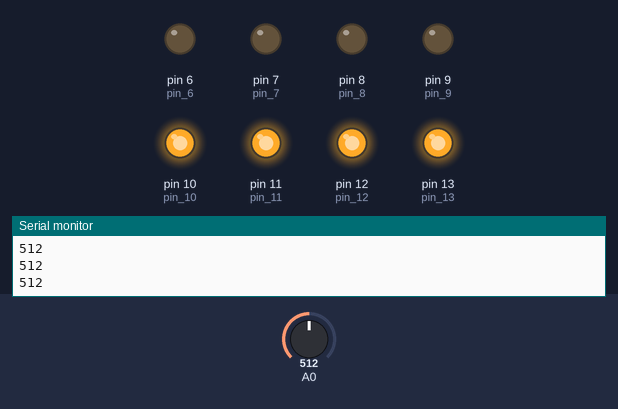
This sketch was run on a simulated Arduino Uno, built with avr-gcc and run on an emulated ATmega328P. Parts: output pins drawn as LEDs (lit = HIGH), the last lines printed to the serial monitor. The inputs (shaded band) are chosen by the test bench; at power-on: A0 = 512.

Above: at 1.2 s.
1.3 s: A0 set to 565
2.8 s: A0 set to 588
At 3.5 s:
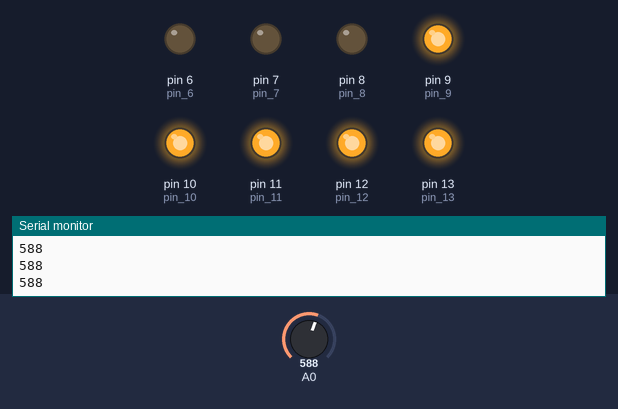
4.3 s: A0 set to 682
5.8 s: A0 set to 705
At 6.9 s:
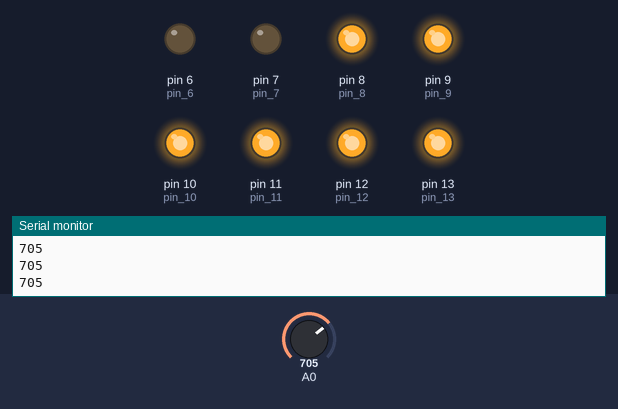
7.3 s: A0 set to 933
8.8 s: A0 set to 957
At 9.5 s:
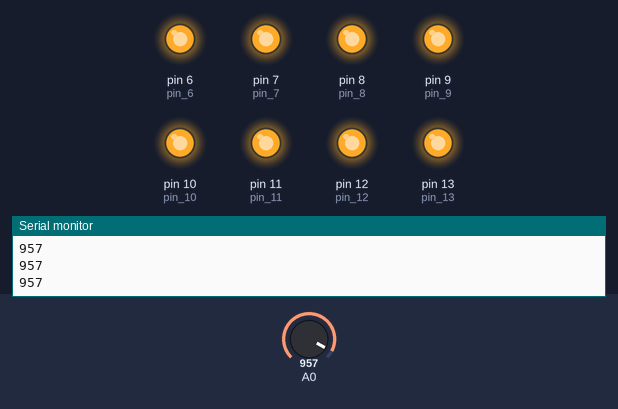
Timing chart, 0 to 11.3 s (numbered marks = the images above; inputs shaded):
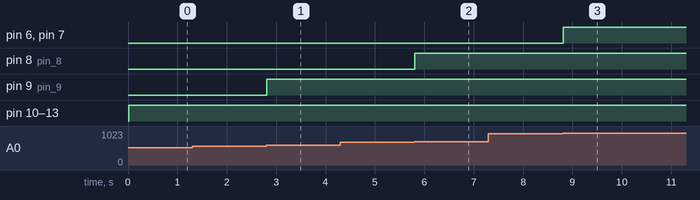

The sketch:

analog_position_sensor.ino
```cpp
//Automatic Sunblind Controler V1
//Arduino UNO, 8 segments LCD foil

int pin_13 = 13;
int pin_12 = 12;
int pin_11 = 11;
int pin_10 = 10;
int pin_9 = 9;
int pin_8 = 8;
int pin_7 = 7;
int pin_6 = 6;
//int pin_5 = 5;
//int pin_4 = 4;

void setup()
{
  pinMode(pin_13, OUTPUT);
  pinMode(pin_12, OUTPUT);
  pinMode(pin_11, OUTPUT);
  pinMode(pin_10, OUTPUT);
  pinMode(pin_9, OUTPUT);
  pinMode(pin_8, OUTPUT);
  pinMode(pin_7, OUTPUT);
  pinMode(pin_6, OUTPUT);
  //pinMode(pin_5, OUTPUT);
  //pinMode(pin_4, OUTPUT);
  Serial.begin(9600);     //Set serial baud rate to 9600 bps

}
void loop()
{
  int val;
  val=analogRead(0);      //Read slider value from analog 0
  Serial.println(val,DEC);//Print the value to serial port
  delay(10);

  switch(val)
    {
      case 0 ... 20:
        digitalWrite(pin_13, LOW);
        digitalWrite(pin_12, LOW);
        digitalWrite(pin_11, LOW);
        digitalWrite(pin_10, LOW);
        digitalWrite(pin_9, LOW);
        digitalWrite(pin_8, LOW);
        digitalWrite(pin_7, LOW);
        digitalWrite(pin_6, LOW);
        //digitalWrite(pin_5, LOW);
        //digitalWrite(pin_4, LOW);
        break;
      case 42 ... 130:
        digitalWrite(pin_13, HIGH);
        digitalWrite(pin_12, LOW);
        digitalWrite(pin_11, LOW);
        digitalWrite(pin_10, LOW);
        digitalWrite(pin_9, LOW);
        digitalWrite(pin_8, LOW);
        digitalWrite(pin_7, LOW);
        digitalWrite(pin_6, LOW);
        //digitalWrite(pin_5, LOW);
        //digitalWrite(pin_4, LOW);
        break;
      case 144 ... 274:
        digitalWrite(pin_13, HIGH);
        digitalWrite(pin_12, HIGH);
        digitalWrite(pin_11, LOW);
        digitalWrite(pin_10, LOW);
        digitalWrite(pin_9, LOW);
        digitalWrite(pin_8, LOW);
        digitalWrite(pin_7, LOW);
        digitalWrite(pin_6, LOW);
        //digitalWrite(pin_5, LOW);
        //digitalWrite(pin_4, LOW);
        break;
      case 289 ... 418:
        digitalWrite(pin_13, HIGH);
        digitalWrite(pin_12, HIGH);
        digitalWrite(pin_11, HIGH);
        digitalWrite(pin_10, LOW);
        digitalWrite(pin_9, LOW);
        digitalWrite(pin_8, LOW);
        digitalWrite(pin_7, LOW);
        digitalWrite(pin_6, LOW);
        //digitalWrite(pin_5, LOW);
        //digitalWrite(pin_4, LOW);
        break;
      case 433 ... 562:
        digitalWrite(pin_13, HIGH);
        digitalWrite(pin_12, HIGH);
        digitalWrite(pin_11, HIGH);
        digitalWrite(pin_10, HIGH);
        digitalWrite(pin_9, LOW);
        digitalWrite(pin_8, LOW);
        digitalWrite(pin_7, LOW);
        digitalWrite(pin_6, LOW);
        //digitalWrite(pin_5, LOW);
        //digitalWrite(pin_4, LOW);
        break;
      case 577 ... 676:
        digitalWrite(pin_13, HIGH);
        digitalWrite(pin_12, HIGH);
        digitalWrite(pin_11, HIGH);
        digitalWrite(pin_10, HIGH);
        digitalWrite(pin_9, HIGH);
        digitalWrite(pin_8, LOW);
        digitalWrite(pin_7, LOW);
        digitalWrite(pin_6, LOW);
        //digitalWrite(pin_5, LOW);
        //digitalWrite(pin_4, LOW);
        break;
      case 691 ... 790:
        digitalWrite(pin_13, HIGH);
        digitalWrite(pin_12, HIGH);
        digitalWrite(pin_11, HIGH);
        digitalWrite(pin_10, HIGH);
        digitalWrite(pin_9, HIGH);
        digitalWrite(pin_8, HIGH);
        digitalWrite(pin_7, LOW);
        digitalWrite(pin_6, LOW);
        //digitalWrite(pin_5, LOW);
        //digitalWrite(pin_4, LOW);
        break;
      case 805 ... 880:
        digitalWrite(pin_13, HIGH);
        digitalWrite(pin_12, HIGH);
        digitalWrite(pin_11, HIGH);
        digitalWrite(pin_10, HIGH);
        digitalWrite(pin_9, HIGH);
        digitalWrite(pin_8, HIGH);
        digitalWrite(pin_7, HIGH);
        digitalWrite(pin_6, LOW);
        //digitalWrite(pin_5, LOW);
        //digitalWrite(pin_4, LOW);
        break;
      case  945 ... 1023:
        digitalWrite(pin_13, HIGH);
        digitalWrite(pin_12, HIGH);
        digitalWrite(pin_11, HIGH);
        digitalWrite(pin_10, HIGH);
        digitalWrite(pin_9, HIGH);
        digitalWrite(pin_8, HIGH);
        digitalWrite(pin_7, HIGH);
        digitalWrite(pin_6, HIGH);
        //digitalWrite(pin_5, LOW);
        //digitalWrite(pin_4, LOW);
        break;
      /*case 800 ... 899:
        digitalWrite(pin_5, HIGH);
        digitalWrite(pin_4, LOW);
        break;
       case 900 ... 1023:
        digitalWrite(pin_4, HIGH);
        break;  */
      /*default:
        digitalWrite(pin_13, HIGH);
        digitalWrite(pin_12, HIGH);
        digitalWrite(pin_11, HIGH);
        digitalWrite(pin_10, HIGH);
        digitalWrite(pin_9, HIGH);
        digitalWrite(pin_8, HIGH);
        digitalWrite(pin_7, HIGH);
        digitalWrite(pin_6, HIGH);
       // digitalWrite(pin_5, LOW);
       // digitalWrite(pin_4, LOW);*/
        break;
    }


}
```

Measured:
- the behaviour switches between 576 and 577 on A0 (found by bisection; images 0 and 1)
- the behaviour switches between 690 and 691 on A0 (found by bisection; images 1 and 2)
- the behaviour switches between 944 and 945 on A0 (found by bisection; images 2 and 3)
- after the input at 2.8 s, pin 9 (pin_9): LOW → HIGH at once
- after the input at 5.8 s, pin 8 (pin_8): LOW → HIGH at once
- after the input at 8.8 s, pin 6 (pin_6), pin 7 (pin_7): LOW → HIGH at once
